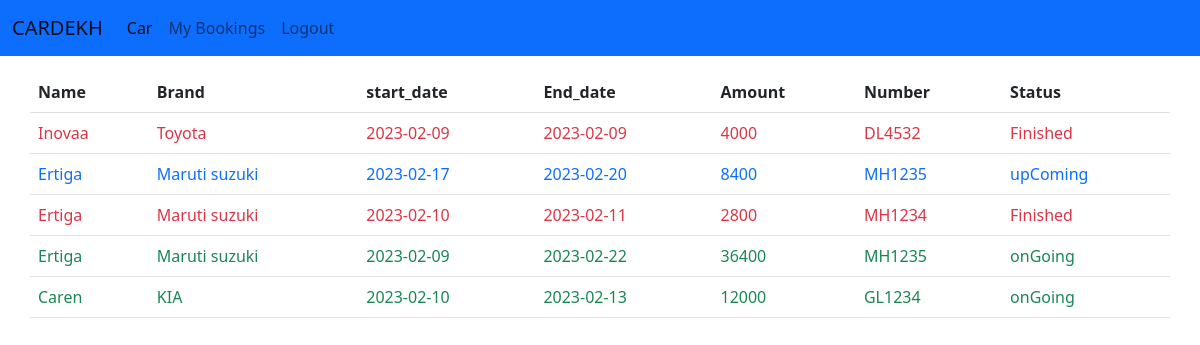
The app's page /bookCar.php (signed in) with its own data.
### tables this page shows
CREATE TABLE `booking` (
  `id` int(11) NOT NULL,
  `cdid` int(11) NOT NULL,
  `uid` int(11) NOT NULL,
  `start_date` date NOT NULL,
  `end_date` date NOT NULL,
  `amount` int(11) NOT NULL,
  `created_at` timestamp NOT NULL DEFAULT CURRENT_TIMESTAMP,
  `updated_at` timestamp NOT NULL DEFAULT CURRENT_TIMESTAMP ON UPDATE CURRENT_TIMESTAMP
);

CREATE TABLE `cars` (
  `id` int(11) NOT NULL,
  `name` varchar(40) NOT NULL,
  `brand` varchar(30) NOT NULL,
  `type` varchar(20) NOT NULL,
  `price` int(11) NOT NULL,
  `discount` int(11) NOT NULL DEFAULT '0',
  `image` text NOT NULL,
  `created_at` timestamp NOT NULL DEFAULT CURRENT_TIMESTAMP ON UPDATE CURRENT_TIMESTAMP,
  `updated_at` timestamp NOT NULL DEFAULT CURRENT_TIMESTAMP
);

CREATE TABLE `car_details` (
  `id` int(11) NOT NULL,
  `color` varchar(20) NOT NULL,
  `number` varchar(20) NOT NULL,
  `image` text NOT NULL,
  `is_available` tinyint(1) NOT NULL DEFAULT '1',
  `cid` int(11) NOT NULL,
  `created_at` timestamp NOT NULL DEFAULT CURRENT_TIMESTAMP,
  `updated_at` timestamp NOT NULL DEFAULT CURRENT_TIMESTAMP
);

### src/Booking.php (called while the page is built, shortened)
<?php
class Booking
{
    private $connection = null;
    public function __construct($connection)
    {
        $this->connection = $connection;
    }
    public function get($uid)
    {
        $query = "select c.name, c.brand, cd.image, b.start_date, b.end_date, b.amount, cd.number from booking b, users u, car_details cd, cars c where cd.id=b.cdid and b.uid=u.id and cd.cid=c.id and b.uid=$uid";
        $conn = $this->connection->getConnection();
        $res = mysqli_query($conn, $query);
        return $res;
    }
}

### bookCar.php (the view)
<?php
include "components/header.php";
include "src/Booking.php";
$bookdetail = new Booking($connection);
$response = $bookdetail->get($_SESSION['userid']);
$color = "";
?>
<table class="container table mt-3">
    <tr class="py-2">
        <th>Name</th>
        <th>Brand</th>
        <th>start_date</th>
        <th>End_date</th>
        <th>Amount</th>
        <th>Number</th>
        <th>Status</th>
    </tr>
    <?php
    while ($data = mysqli_fetch_assoc($response)) {
        $currentdate = date('Y-m-d');
        $startdate = strtotime($data['start_date']);
        $startdate = date('Y-m-d', $startdate);
        $enddate = strtotime($data['end_date']);
        $enddate = date('Y-m-d', $enddate);
        $mssg = "";
        if ($currentdate >= $startdate && $currentdate <= $enddate) {
            $mssg = "onGoing";
            $color = "success";
        } else if ($currentdate > $enddate) {
            $mssg = "Finished";
            $color = "danger";
        } else if ($currentdate < $startdate) {
            $color = "primary";
            $mssg = "upComing";
        }
        ?>
        <tr class="text-<?= $color ?>">
            <td>
                <?= $data['name'] ?>
            </td>
            <td>
                <?= $data['brand'] ?>
            </td>
            <td>
                <?= $data['start_date'] ?>
            </td>
            <td>
                <?= $data['end_date'] ?>
            </td>
            <td>
                <?= $data['amount'] ?>
            </td>
            <td>
                <?= $data['number'] ?>
            </td>
            <td>
                <?= $mssg ?>
            </td>
        </tr>
    <?php
    }
    ?>
</table>
<?php
include "components/footer.php";
?>

### components/header.php (shortened to what this page needs)
<!DOCTYPE html>
<html lang="en">
<head>
    <link rel="stylesheet" href="https://cdn.jsdelivr.net/npm/bootstrap@5.2.3/dist/css/bootstrap.min.css"
>
    <link rel="stylesheet" href="https://cdnjs.cloudflare.com/ajax/libs/font-awesome/6.3.0/css/all.min.css"
 />
    <link rel="stylesheet" href="car.css">
</head>
<body>
    <nav class="navbar navbar-expand-lg navbar-light bg-primary">
        <div class="container-fluid">
            <a class="navbar-brand" href="#">CARDEKH</a>
            <div class="collapse navbar-collapse" id="navbarNavAltMarkup">
                <div class="navbar-nav">
                    <li class="nav-item">
                        <a class="nav-link active" aria-current="page" href="index.php">Car</a>
                    </li>
                    <?php
                    if (!isset($_SESSION['car_user'])) {
                        ?>
                        <li class="nav-item">
                            <a class="nav-link" href="login.php">Login</a>
                        </li>
                    <?php
                    } else {
                        ?>
                        <li class="nav-item">
                            <a class="nav-link" href="bookcar.php">My Bookings</a>
                        </li>
                        <li class="nav-item">
                            <a class="nav-link" href="logout.php">Logout</a>
                        </li>
                    <?php
                    }
                    ?>
                </div>
            </div>
        </div>
    </nav>

### components/footer.php (shortened to what this page needs)
</body>
</html>

### car.css (style rules this page uses)
* { box-sizing: border-box; }

### records on screen
booking: cars.name "Inovaa", cars.brand "Toyota", start_date "2023-02-09", end_date "2023-02-09", amount "4000", cdid.number "DL4532", end_date "Finished"
booking: cars.name "Ertiga", cars.brand "Maruti suzuki", start_date "2023-02-17", end_date "2023-02-20", amount "8400", cdid.number "MH1235", start_date "upComing"
booking: cars.name "Ertiga", cars.brand "Maruti suzuki", start_date "2023-02-10", end_date "2023-02-11", amount "2800", cdid.number "MH1234", end_date "Finished"
booking: cars.name "Ertiga", cars.brand "Maruti suzuki", start_date "2023-02-09", end_date "2023-02-22", amount "36400", cdid.number "MH1235", mssg "onGoing"
booking: cars.name "Caren", cars.brand "KIA", start_date "2023-02-10", end_date "2023-02-13", amount "12000", cdid.number "GL1234", mssg "onGoing"
